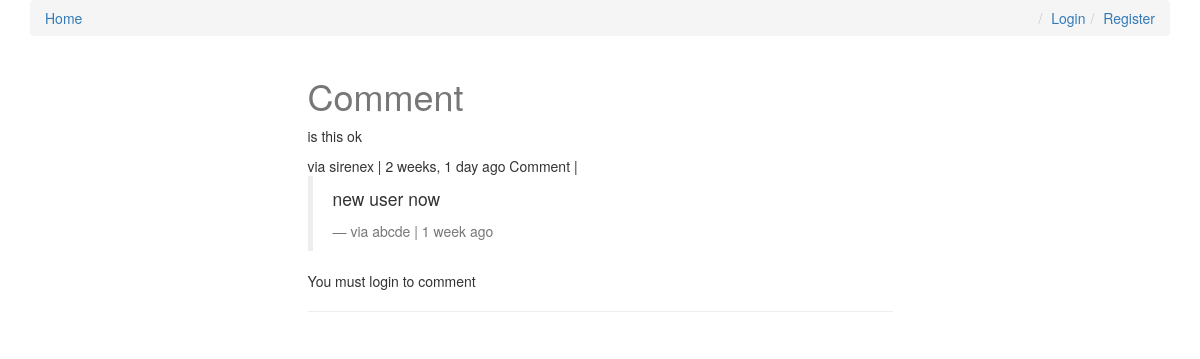
The page /comment/8/ on the database as committed earlier.
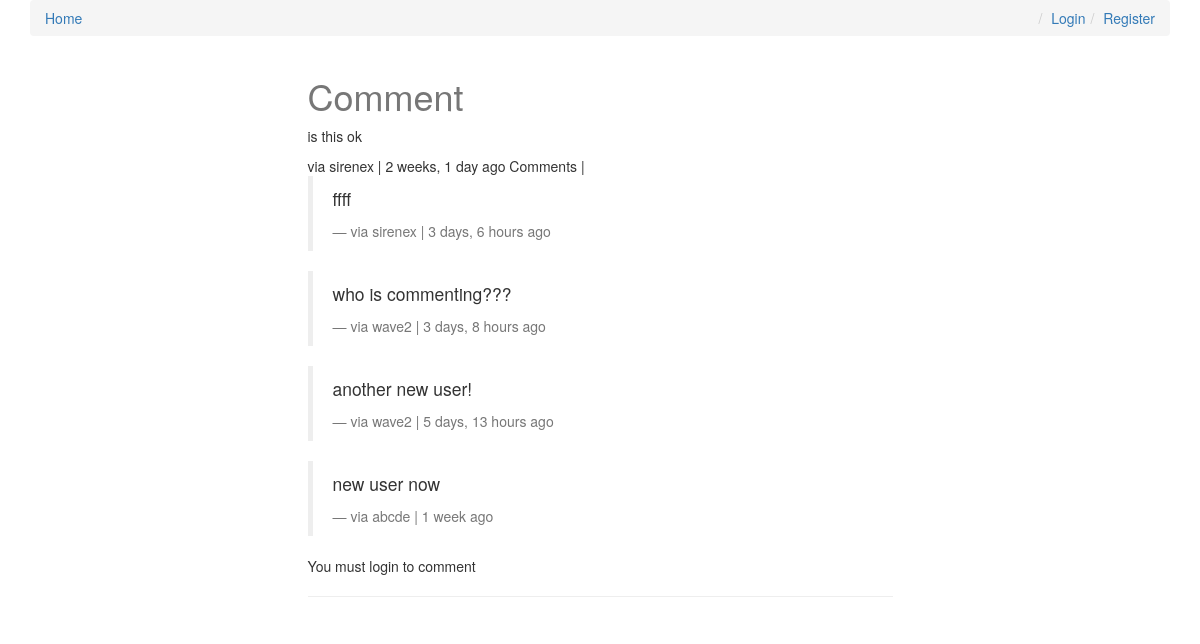
The same page on the database as committed later.
### comment/models.py (models this page shows, shortened)
class Comment(models.Model):
    user = models.ForeignKey(settings.AUTH_USER_MODEL, default=1)
    content_type = models.ForeignKey(ContentType, on_delete=models.CASCADE, null=True)
    object_id = models.PositiveIntegerField(null=True)
    parent = models.ForeignKey('self', null=True, blank=True)
    content_object = GenericForeignKey('content_type', 'object_id')
    content = models.TextField()
    timestamp = models.DateTimeField(auto_now=False, auto_now_add=True)
    objects = CommentManager()
    class Meta:
        ordering = ['-timestamp']
    def children(self):
        return Comment.objects.filter(parent=self)

### comment/views.py (the view, shortened to what this page needs)
# urls.py: url(r'^(?P<id>\d+)/$', comment_views.comment_thread, name="comment_thread"),
def comment_thread(request, id=None):
    try:
        instance = Comment.objects.get(id=id)
    except:
        raise Http404
    initial_data = {
        "content_type": instance.content_object.get_content_type,
        "object_id": instance.object_id,
    }
    comment_forms = CommentForm(request.POST or None, initial=initial_data)
    print(comment_forms.errors)
    context = {
        "instance": instance,
        "comment_forms": comment_forms,
    }
    return render(request, 'comment_thread.html', context)

### post/models.py (called while the page is built)
    @property
    def get_content_type(self):
        instance = self
        content_type = ContentType.objects.get_for_model(instance.__class__)
        return content_type

### templates/comment_thread.html (shortened to what this page needs)
 {% extends "base.html" %}
{% load crispy_forms_tags %}
{% block content %}
<div class="row">
    <div class="col-sm-6 col-md-offset-3 ">
        <h1>Comment</h1>
        <p>{{ instance.content }}</p>
        <footer>via {{ instance.user }} | {{ instance.timestamp|timesince }} ago {% if instance.children.count > 0 %}Comment{%  if instance.children.count > 1 %}s{% endif %} {% endif %} | {% if instance.user == request.user %}Delete{% endif %}</footer>
        {% for ins_child in instance.children %}
            <blockquote>
                 <p>{{ ins_child.content }}</p>
                 <footer>via {{ ins_child.user }} | {{ ins_child.timestamp|timesince }} ago </footer>
            </blockquote>
        {% endfor %}
        {% if request.user.is_authenticated %}
            <form method="post" action=".">{% csrf_token %}
                {{ comment_forms|crispy }}
                <input type="hidden" name="parent_id" value="{{ instance.id }}" />
                <input type="submit" class="btn btn-default" />
            </form>
        {% else %}
            <p>You must login to comment</p>
        {% endif %}
            <hr/>
    </div>
</div>
{% endblock %}

### templates/base.html (shortened to what this page needs)
{% load staticfiles %}
<link rel="stylesheet" href="https://maxcdn.bootstrapcdn.com/bootstrap/3.3.7/css/bootstrap.min.css">
<link rel="stylesheet" href="https://maxcdn.bootstrapcdn.com/font-awesome/4.7.0/css/font-awesome.min.css"
<link rel="stylesheet" href="https://maxcdn.bootstrapcdn.com/bootstrap/3.3.7/css/bootstrap-theme.min.css">
<link rel="stylesheet" href="{% static "css/base.css" %}" />
<!DOCTYPE html>
<html lang="en">
<head>
</head>
<body>
<div class="container">
    <ol class="breadcrumb">
        <li><a href="{% url 'blog:home' %}">Home</a></li>
        {% if not request.user.is_authenticated %}
            <li class="pull-right"><a href="{% url 'register' %}">Register</a></li>
            <li class="pull-right"><a href="{% url 'login' %}">Login</a></li>
        {% else %}
            <li class="pull-right">User: {{ request.user.username}}</li>
            <li class="pull-right"><a href="{% url 'logout' %}">Logout</a></li>
        {% endif %}
    </ol>
</div>
{% block content %}
{% endblock %}
</html>

### static/css/base.css (style rules this page uses)
h1 { color: #777777; }

Rows that differ between the two databases and show on the page:
added Comment: content "ffff", user "sirenex", timestamp "3 days, 6 hours"
added Comment: content "who is commenting???", user "wave2", timestamp "3 days, 8 hours"
added Comment: content "another new user!", user "wave2", timestamp "5 days, 13 hours"
Other text that changed with them:
text now shown: "s"
